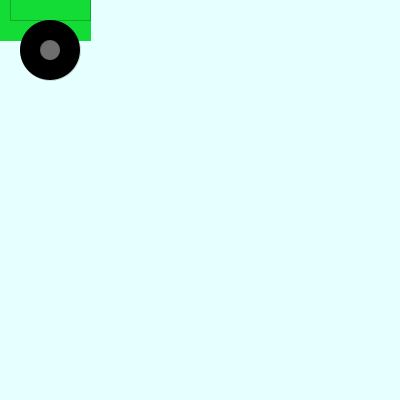
Frame 1 (no input)
Frame 60 (the mouse pressed at the canvas centre just before this capture): identical to frame 1, image omitted
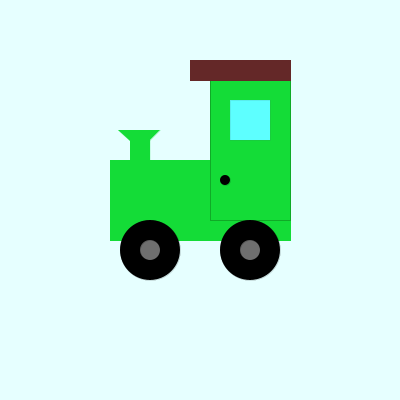
Frame 120 (the mouse held since frame 60 and released just before this capture)

The Processing sketch that drew these frames (run headless with seeded random() and noise(); from frame 60 on, the mouse is pressed at the canvas centre):

// Processing sketch: processing_143494
// ── processing_143494.pde

//La diferenciem com a variable
int posX;

//Inicialitzacions del programa
void setup(){
  size(400,400);
  background(230,255,255);
  posX = 0;
  rectMode(CENTER);
}

//S'executa sempre
void draw(){
  background(230,255,255);
  
  //estructura principal  
  strokeWeight(1);
  stroke(20,220,55);
  fill(20,220,55);
  rect(mouseX,mouseY,9*width/20,4*height/20);  
  
  //porta
  stroke(16,170,39);
  fill(20,220,55);
  rect(mouseX+50,mouseY-50,4*width/20,7*height/20);
  
  //taulada
  stroke(100,40,40);
  fill(100,40,40);
  rect(mouseX+40,mouseY-130,5*width/20,1*height/20);
  strokeWeight(0);
  
  //finestra
  stroke(60,108,108);
  fill(93,255,255);
  rect(mouseX+50,mouseY-80,2*width/20,2*height/20);
  
  //xamaneia
  stroke(20,220,55);
  fill(20,220,55);  
  rect(mouseX-60,mouseY-50,1*width/20,1*height/20);  
  triangle(mouseX-82,mouseY-70,mouseX-60,mouseY-50,mouseX-40,mouseY-70);
  
  //rodes
  stroke(0);
  fill(0);
  ellipse(mouseX-50,mouseY+50,3*width/20,3*height/20);
  fill(110,110,110);
  ellipse(mouseX-50,mouseY+50,1*width/20,1*height/20);
  
  fill(0);
  ellipse(mouseX+50,mouseY+50,3*width/20,3*height/20);
  fill(110,110,110);
  ellipse(mouseX+50,mouseY+50,1*width/20,1*height/20);
  
  //pany
  fill(0);
  ellipse(mouseX+25,mouseY-20,0.5*width/20,0.5*height/20);
  
}
